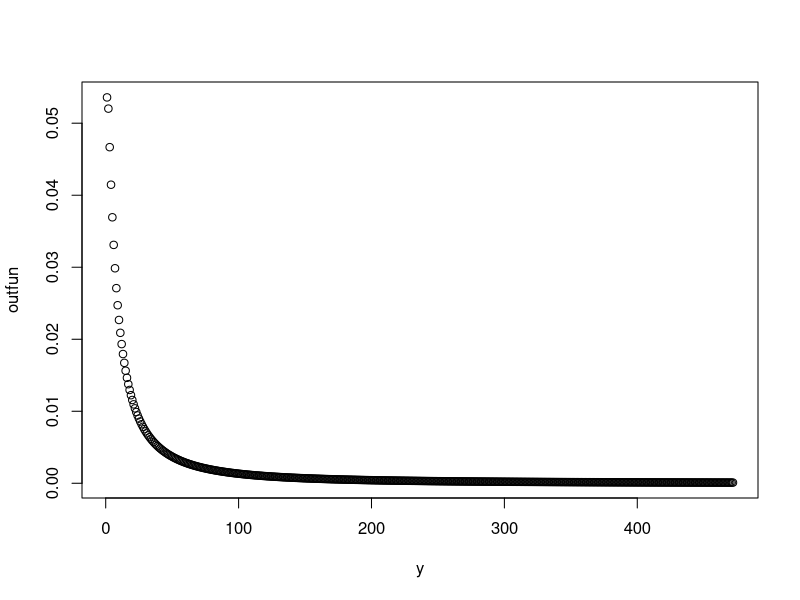

The R script that drew this image:

########## Burr Exponentiated Distribution ###################

rm(list = ls())

library(optimx)


data<-read.csv('final_degree_frequency_bio-SC-HT.csv')


y1=data$C1
freq1<-data$C2

fulldata<-numeric(max(y1))

for(k in 1:max(y1))
{
  if(is.element(k,y1)==TRUE)
  {
    index=match(k,y1)
    fulldata[k]=freq1[index]
  }
  else
    fulldata[k]=0
}

y<-1:max(y1)
freq<-fulldata

var1<-sum(freq)


######### Burr Exponentiated  Likelihood Function ##################

barr_exponiented.lik<-function(vector1,freq){
  
  alpha=vector1[1]
  lambda=vector1[2]
  parak=vector1[3]
  parac=vector1[4]
  
  n<-sum(freq)
  
  total_value=0
  
  large_N=500000
  
  
  for(i in 1:large_N)
  {
    
    
    term1=alpha*parak*parac*(lambda^(-parac))*(i^(parac-1))
    
    term2=(1+(i/lambda)^parac)^(-parak-1)
    
    term3=(1-(1+(i/lambda)^parac)^(-parak))^(alpha-1)
    
    
    total_value = total_value + term1*term2*term3
    #print(total_value)
    
    #print("---------")
  }
  
  C=1/total_value
  
  print(C)
  
  likterm1=n*log(C)
  
  likterm2=n*log(alpha*parak*parac)
  
  likterm3=n*parac*log(lambda)
  
  likterm4=(parac-1)*(t(freq)%*%log(y))
  
  likterm5=(parak+1)*(t(freq)%*%(log(1+(y/lambda)^parac)))
  
  likterm6=(alpha-1)*(t(freq)%*%(log(1-(1+(y/lambda)^parac)^(-parak))))
  
  
  final_likterm<-sum(c(likterm1,likterm2,-likterm3,likterm4,-likterm5,likterm6))
  
  return(-final_likterm)
  
}

output11<-optim(c(1,1,1,1),barr_exponiented.lik, freq = freq)

print(output11)


##################Burr Exponentiated  probability Function #########################


probability.fun_barr_exponiented<- function(vector3,datafile){
  
  estalpha=vector3[1]
  estlambda=vector3[2]
  estparak=vector3[3]
  estparac=vector3[4]
  
  x=datafile
  
  sum2=0
  large_N=500000
  
  for(i in 1:large_N)
  {
    
    pdf_term1=estalpha*estparak*estparac*(estlambda^(-estparac))*(i^(estparac-1))
    
    pdf_term2=(1+(i/estlambda)^estparac)^(-estparak-1)
    
    pdf_term3=(1-(1+(i/estlambda)^estparac)^(-estparak))^(estalpha-1)
    
    
    sum2 = sum2 + pdf_term1*pdf_term2*pdf_term3
    #print(sum2)
    
    #print("---------")
  }
  
  #print('%%%%%%%%%')
  
  C2=1/sum2
  #print(sum2)
  print(C2)
  
  
  pdf_term4=estalpha*estparak*estparac*(estlambda^(-estparac))*(x^(estparac-1))
  
  pdf_term5=(1+(x/estlambda)^estparac)^(-estparak-1)
  
  pdf_term6=(1-(1+(x/estlambda)^estparac)^(-estparak))^(estalpha-1)
  
  final_pdf_term=C2*pdf_term4*pdf_term5*pdf_term6
  
  return(final_pdf_term)
  
  #return(probability_array)
  
}


#outfun<-probability.fun_lomax(c(1000,1),y)
outfun<-probability.fun_barr_exponiented(c(output11$par[1],output11$par[2],output11$par[3],output11$par[4]),y)
print('probability_sum')
print(sum(outfun))
plot(y,outfun)


finaloutput<-outfun*var1
#print(finaloutput)


write.csv(finaloutput,'output_bio-SC-HT_barr_exponiented.csv')
